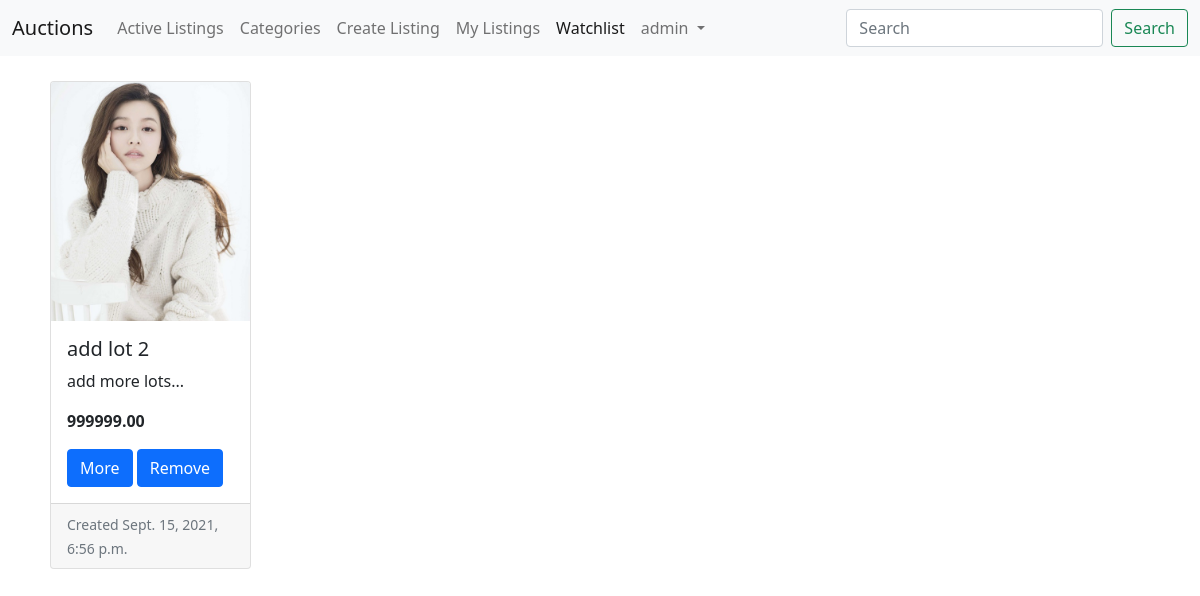
The app's page /1/watchlist/ (signed in) with its own data.
### auctions/models.py (models this page shows, shortened)
class User(AbstractUser):
    pass

class Lot(models.Model):
    seller = models.ForeignKey(
        User, on_delete=models.CASCADE, related_name="auction_lots")
    buyer = models.ForeignKey(
        User, on_delete=models.SET_NULL, related_name="purchased_lot", null=True)
    active = models.BooleanField(default=True)
    title = models.CharField(max_length=64)
    description = models.TextField()
    bid = MoneyField(max_digits=10, decimal_places=2,
                     default_currency='USD', validators=[
                         MinMoneyValidator(Decimal('0.01')),
                     ])
    image = models.ImageField(upload_to='lot_images/', null=True, blank=True)
    category = models.CharField(max_length=32, null=True, blank=True)
    add_date = models.DateTimeField(auto_now_add=True)

### auctions/views.py (the view)
# urls.py: path("<int:pk>/watchlist/", views.UserWatchlistView.as_view(), name="watchlist"),
class UserWatchlistView(LoginRequiredMixin, generic.ListView):
    template_name = 'auctions/watchlist.html'
    def get_queryset(self):
        user = self.request.user
        watchlist = Watchlist.objects.get(user=user)
        lots = watchlist.lots.all()
        return lots

### auctions/templates/auctions/watchlist.html (shortened to what this page needs)
{% extends "auctions/layout.html" %}
{% load static %}
{% block body %}
{% if not object_list %}
Don't have any lot yet, <a href="{% url 'index' %}">add one.</a>
{% else %}
<div class="row row-cols-1 row-cols-md-5 g-4">
  {% for lot in object_list %}
  <div class="col">
    <div class="card">
      <img
        src="{% if lot.image %}{{ lot.image.url }}{% else %}{% static 'auctions/images/lot_default_pic.png' %}{% endif %}"
        class="card-img-top" alt="Lot's picture">
      <div class="card-body">
        <h5 class="card-title">{{ lot.title }}</h5>
        <p class="card-text">
          {% if lot.description|length <= 100 %}{{ lot.description }}{% else %}{{ lot.description|slice:"100" }}...{% endif %}
        </p>
        <p class="card-text">
          <strong>{{ lot.bid }}</strong>
        </p>
        <a href="{% url 'lot_detail' lot.pk %}" class="btn btn-primary">More</a>
        {% if request.user == user %}
        <a href="{% url 'update_watchlist' lot.pk %}" class="btn btn-primary">Remove</a>
        {% endif %}
      </div>
      <div class="card-footer">
        <small class="text-muted">Created {{ lot.add_date }}</small>
      </div>
    </div>
  </div>
  {% endfor %}
  {% endif %}
  {% endblock %}

### auctions/templates/auctions/layout.html (shortened to what this page needs)
{% load static %}
<!DOCTYPE html>
<html lang="en">
<head>
    <link href="https://cdn.jsdelivr.net/npm/bootstrap@5.1.1/dist/css/bootstrap.min.css" rel="stylesheet"
>
    <link href="{% static 'auctions/styles.css' %}" rel="stylesheet">
</head>
<body>
    <nav class="navbar navbar-expand-lg navbar-light bg-light">
        <div class="container-fluid">
            <a class="navbar-brand" href="{% url 'index' %}">Auctions</a>
            <div class="collapse navbar-collapse" id="navbarSupportedContent">
                <ul class="navbar-nav me-auto mb-2 mb-lg-0">
                    {% with url_name=request.resolver_match.url_name %}
                    <li class="nav-item">
                        <a class="nav-link {% if url_name == 'active_listings' %}active{% endif %}" aria-current="page"
                            href="{% url 'active_listings' %}">Active Listings</a>
                    </li>
                    <li class="nav-item">
                        <a class="nav-link {% if url_name == 'categories' %}active{% endif %}" aria-current="page"
                            href="{% url 'categories' %}">Categories</a>
                    </li>
                    {% if user.is_authenticated %}
                    <li class="nav-item">
                        <a class="nav-link {% if url_name == 'create_listing' %}active{% endif %}" aria-current="page"
                            href="{% url 'create_listing' %}">Create Listing</a>
                    </li>
                    <li class="nav-item">
                        <a class="nav-link {% if url_name == 'user_listings' %}active{% endif %}" aria-current="page"
                            href="{% url 'user_listings' user.pk %}">My Listings</a>
                    </li>
                    <li class="nav-item">
                        <a class="nav-link {% if url_name == 'watchlist' %}active{% endif %}" aria-current="page"
                            href="{% url 'watchlist' user.pk %}">Watchlist</a>
                    </li>
                    <li class="nav-item dropdown">
                        <a class="nav-link dropdown-toggle" href="#" id="navbarDropdown" role="button"
                            data-bs-toggle="dropdown" aria-expanded="false">
                            {{ user.username }}
                        </a>
                    </li>
                    {% endif %}
                    {% endwith %}
                </ul>
                <form class="d-flex">
                    <input class="form-control me-2" type="search" placeholder="Search" aria-label="Search">
                    <button class="btn btn-outline-success" type="submit">Search</button>
                </form>
            </div>
        </div>
    </nav>
    <div class="lot-container container-fluid">
        {% block body %}
        {% endblock %}
    </div>
</body>
</html>

### auctions/static/auctions/styles.css (style rules this page uses)
.lot-container { padding: 25px 50px; }

### records on screen
User: username "admin"
Lot: image (picture), title "add lot 2", description "add more lots...", bid "999999.00", add_date "Sept. 15, 2021, 6:56 p.m."
